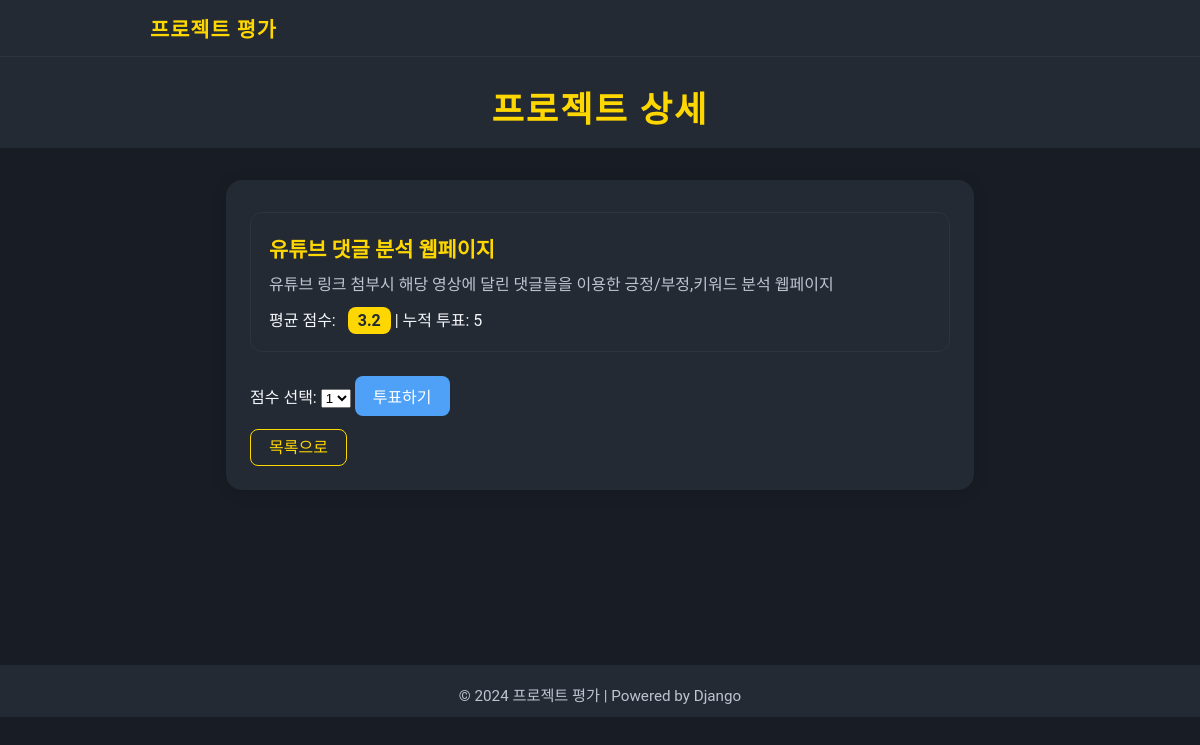
Screenshot of /projects/8/ with the database file from the repository.
### projects/models.py (models this page shows, shortened)
class Project(models.Model):
    title = models.CharField(max_length=200)
    description = models.TextField()
    def average_score(self):
        votes = self.vote_set.all()
        if votes.exists():
            return round(sum(v.score for v in votes) / votes.count(), 2)
        return "평가 없음"

class Vote(models.Model):
    project = models.ForeignKey(Project, on_delete=models.CASCADE)
    score = models.IntegerField(choices=[(i, i) for i in range(1, 6)])
    ip_address = models.GenericIPAddressField()

### projects/views.py (the view)
# urls.py: path('projects/<int:pk>/', views.project_detail, name='project_detail'),
def project_detail(request, pk):
    project = get_object_or_404(Project, pk=pk)
    return render(request, 'projects/project_detail.html', {'project': project})

### projects/templates/projects/project_detail.html (shortened to what this page needs)
{% extends "base.html" %}
{% block content %}
<div class="header">프로젝트 상세</div>
<div class="container">
    <div class="project-card">
        <div class="project-title">{{ project.title }}</div>
        <div class="project-desc">{{ project.description }}</div>
        <div>
            평균 점수:
            <span class="score-badge">{{ project.average_score }}</span>
            | 누적 투표: {{ project.vote_set.count }}
        </div>
    </div>
    <form method="post" action="{% url 'submit_vote' project.pk %}" style="margin-top: 24px;">
        <label for="score">점수 선택:</label>
        <select name="score" id="score">
            <option value="1">1</option>
        </select>
        <button type="submit" class="vote-btn">투표하기</button>
    </form>
    <div style="margin-top: 18px;">
        <a href="{% url 'project_list' %}" class="vote-btn" style="background:#232a34;color:#ffd700;border:1px solid #ffd700;">목록으로</a>
    </div>
</div>
{% endblock %}

### projects/static/css/style.css (style rules this page uses)
body { background: #181c24; color: #f5f6fa; font-family: 'Pretendard', 'Noto Sans KR', 'Roboto', Arial, sans-serif; margin: 0; padding: 0; }
a { color: #4ea1f7; text-decoration: none; transition: color 0.2s; }
.header { background: #232a34; padding: 24px 0 16px 0; text-align: center; font-size: 2.2rem; font-weight: 700; color: #ffd700; letter-spacing: 2px; margin-bottom: 32px; }
.container { max-width: 700px; margin: 0 auto; background: #232a34; border-radius: 16px; box-shadow: 0 2px 16px rgba(0,0,0,0.12); padding: 32px 24px; }
.project-card { background: #232a34; border: 1px solid #2d3440; border-radius: 12px; margin-bottom: 24px; padding: 20px 18px; transition: box-shadow 0.2s; }
.project-title { font-size: 1.3rem; font-weight: 600; color: #ffd700; margin-bottom: 8px; }
.project-desc { color: #bfc4d1; margin-bottom: 12px; }
.vote-btn { background: #4ea1f7; color: #fff; border: none; border-radius: 8px; padding: 8px 18px; font-size: 1rem; cursor: pointer; transition: background 0.2s; }
.score-badge { background: #ffd700; color: #232a34; border-radius: 8px; padding: 4px 10px; font-weight: 700; margin-left: 8px; }

### rows the page displays
Project: title "유튜브 댓글 분석 웹페이지", description "유튜브 링크 첨부시 해당 영상에 달린 댓글들을 이용한 긍정/부정,키워드 분석 웹페이지", average_score "3.2", vote_set.count "5"
